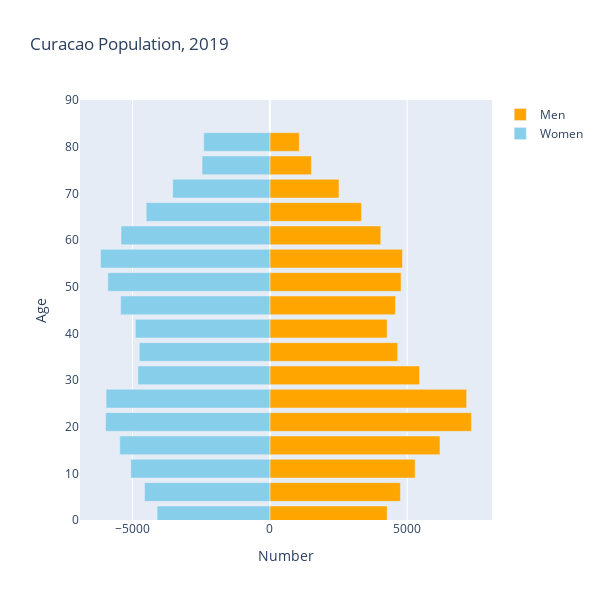
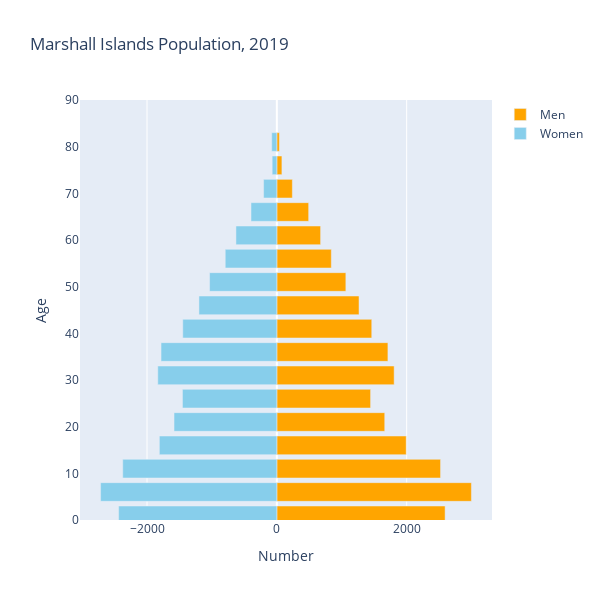
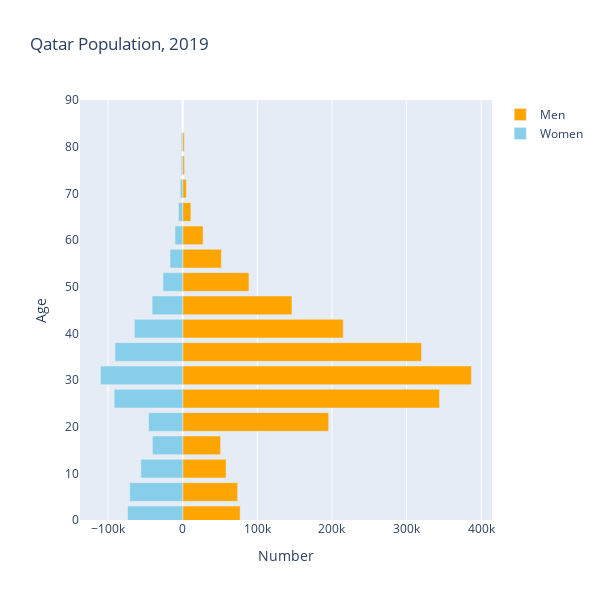
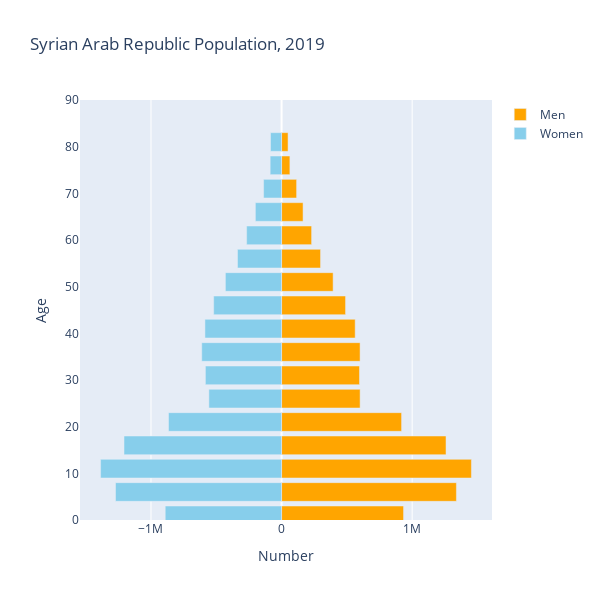

Notebook code for these charts, in order:
### Code cell
# writing a for-loop to plot all of the pyramids 

import plotly.io as pio

pyramids = pyramid_all('2019')

### Figure 1 — Plotly figure (JSON) as saved in the notebook; plotly's stock layout.template omitted (floating-point values rounded to 4 significant figures)
{"data": [{"hoverinfo": "skip", "marker": {"color": "orange"}, "name": "Men", "orientation": "h", "type": "bar", "x": [4269, 4754, 5290, 6194, 7338, 7164, 5448, 4653, 4269, 4572, 4776, 4827, 4038, 3335, 2516, 1510, 1070], "y": [1, 6, 11, 16, 21, 26, 31, 36, 41, 46, 51, 56, 61, 66, 71, 76, 81]}, {"hoverinfo": "skip", "marker": {"color": "skyblue"}, "name": "Women", "orientation": "h", "type": "bar", "x": [-4107, -4563, -5061, -5465, -5979, -5963, -4804, -4752, -4897, -5432, -5898, -6163, -5418, -4501, -3537, -2469, -2408], "y": [1, 6, 11, 16, 21, 26, 31, 36, 41, 46, 51, 56, 61, 66, 71, 76, 81]}], "layout": {"barmode": "overlay", "height": 600, "title": {"text": "Curacao Population, 2019"}, "width": 600, "xaxis": {"title": {"text": "Number"}}, "yaxis": {"range": [0, 90], "title": {"text": "Age"}}}}

### Figure 2 — Plotly figure (JSON) as saved in the notebook; plotly's stock layout.template omitted (floating-point values rounded to 4 significant figures)
{"data": [{"hoverinfo": "skip", "marker": {"color": "orange"}, "name": "Men", "orientation": "h", "type": "bar", "x": [2592, 2997, 2522, 1993, 1662, 1444, 1807, 1711, 1462, 1266, 1063, 839, 674, 490, 239, 78, 39], "y": [1, 6, 11, 16, 21, 26, 31, 36, 41, 46, 51, 56, 61, 66, 71, 76, 81]}, {"hoverinfo": "skip", "marker": {"color": "skyblue"}, "name": "Women", "orientation": "h", "type": "bar", "x": [-2437, -2715, -2374, -1810, -1584, -1454, -1834, -1784, -1449, -1200, -1036, -795, -630, -398, -204, -72, -79], "y": [1, 6, 11, 16, 21, 26, 31, 36, 41, 46, 51, 56, 61, 66, 71, 76, 81]}], "layout": {"barmode": "overlay", "height": 600, "title": {"text": "Marshall Islands Population, 2019"}, "width": 600, "xaxis": {"title": {"text": "Number"}}, "yaxis": {"range": [0, 90], "title": {"text": "Age"}}}}

### Figure 3 — Plotly figure (JSON) as saved in the notebook; plotly's stock layout.template omitted (floating-point values rounded to 4 significant figures)
{"data": [{"hoverinfo": "skip", "marker": {"color": "orange"}, "name": "Men", "orientation": "h", "type": "bar", "x": [76934, 73605, 58097, 50833, 195518, 344165, 386865, 319973, 215147, 146392, 88767, 51821, 27332, 10938, 4896, 2442, 2214], "y": [1, 6, 11, 16, 21, 26, 31, 36, 41, 46, 51, 56, 61, 66, 71, 76, 81]}, {"hoverinfo": "skip", "marker": {"color": "skyblue"}, "name": "Women", "orientation": "h", "type": "bar", "x": [-73919, -70983, -56022, -40564, -45679, -91819, -110007, -90654, -64638, -40985, -26314, -16968, -10335, -5562, -3169, -1869, -1808], "y": [1, 6, 11, 16, 21, 26, 31, 36, 41, 46, 51, 56, 61, 66, 71, 76, 81]}], "layout": {"barmode": "overlay", "height": 600, "title": {"text": "Qatar Population, 2019"}, "width": 600, "xaxis": {"title": {"text": "Number"}}, "yaxis": {"range": [0, 90], "title": {"text": "Age"}}}}

### Figure 4 — Plotly figure (JSON) as saved in the notebook; plotly's stock layout.template omitted (floating-point values rounded to 4 significant figures)
{"data": [{"hoverinfo": "skip", "marker": {"color": "orange"}, "name": "Men", "orientation": "h", "type": "bar", "x": [934018, 1338882, 1453626, 1259373, 918935, 601401, 596641, 601172, 563679, 490013, 394692, 298474, 230039, 164556, 115043, 63694, 49693], "y": [1, 6, 11, 16, 21, 26, 31, 36, 41, 46, 51, 56, 61, 66, 71, 76, 81]}, {"hoverinfo": "skip", "marker": {"color": "skyblue"}, "name": "Women", "orientation": "h", "type": "bar", "x": [-890941, -1271547, -1385841, -1206567, -865866, -556655, -583334, -611369, -586857, -519947, -430236, -337458, -267426, -200625, -137655, -87432, -84560], "y": [1, 6, 11, 16, 21, 26, 31, 36, 41, 46, 51, 56, 61, 66, 71, 76, 81]}], "layout": {"barmode": "overlay", "height": 600, "title": {"text": "Syrian Arab Republic Population, 2019"}, "width": 600, "xaxis": {"title": {"text": "Number"}}, "yaxis": {"range": [0, 90], "title": {"text": "Age"}}}}
